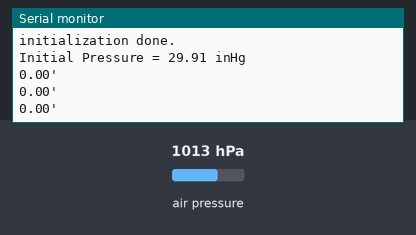
Simulated run of this sketch. Board: Arduino Uno, built with avr-gcc and run on an emulated ATmega328P. Parts: the last lines printed to the serial monitor. Inputs (shaded band) come from the test bench; at power-on: air pressure 1013 hPa. Storage starts empty.

Above: at 1.2 s.
1.3 s: air pressure set to 952 hPa
At 2.0 s:
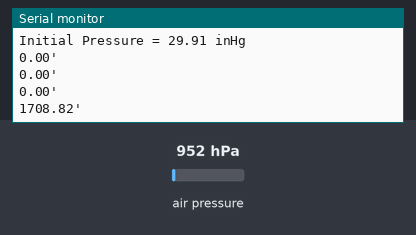
2.8 s: air pressure set to 975 hPa
At 3.5 s:
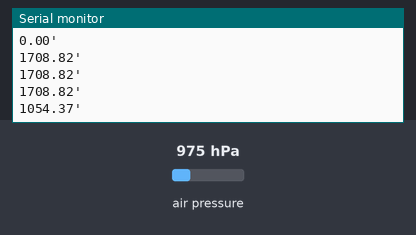
Timing chart, 0 to 5.8 s (numbered marks = the images above; inputs shaded):
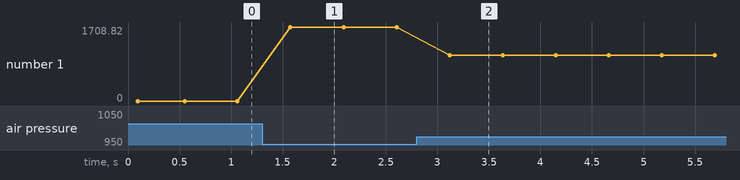

The sketch:

bmp280_sensortest.ino
```cpp
/* This code is to use with Adafruit BMP280           (Metric)
 * It measures both temperature and pressure and it displays them on the Serial monitor with the altitude
 * It's a modified version of the Adafruit example code
 * Refer to www.surtrtech.com or SurtrTech Youtube channel
 */

#include <Adafruit_BMP280.h>
#include <SFE_BMP180.h>
#include <Adafruit_BMP280.h>
#include <SPI.h>
#include <SD.h>
File myFile;

Adafruit_BMP280 bmp; // I2C Interface
float initPressure = 0.00;


void setup() {
  Serial.begin(9600);
  Serial.println(F("BMP280 test"));

  if (!bmp.begin()) {
    Serial.println(F("Could not find a valid BMP280 sensor, check wiring!"));
    while (1);
  }

  /* Default settings from datasheet. */
  bmp.setSampling(Adafruit_BMP280::MODE_NORMAL,     /* Operating Mode. */
                  Adafruit_BMP280::SAMPLING_X2,     /* Temp. oversampling */
                  Adafruit_BMP280::SAMPLING_X16,    /* Pressure oversampling */
                  Adafruit_BMP280::FILTER_X16,      /* Filtering. */
                  Adafruit_BMP280::STANDBY_MS_500); /* Standby time. */

Serial.println("Initializing SD card...");
  if (!SD.begin(10)) {
    Serial.println("initialization failed!");

  }
  Serial.println("initialization done.");

initPressure = (bmp.readPressure()/100.00);
Serial.print(F("Initial Pressure = "));
Serial.print((initPressure*100)*0.0002953);
Serial.println(" inHg");
}


void loop() {

    myFile = SD.open("test.csv", FILE_WRITE);

  /*
    Serial.print(F("Temperature = "));
    Serial.print(bmp.readTemperature());
    Serial.println(" *C");

    Serial.print(F("Pressure = "));
    Serial.print(bmp.readPressure()/100); //displaying the Pressure in hPa, you can change the unit
    Serial.println(" hPa");
*/
    //Serial.println(F("Approx altitude"));
    Serial.print(3.28084*((bmp.readAltitude(initPressure))));
    Serial.println("'");

    myFile.print(3.28084*((bmp.readAltitude(initPressure))));
    myFile.print(",");

    delay(500);

    myFile.close();

}
```

Measured:
- after the input at 1.3 s, the serial monitor: prints a new line after 0.28 s (image 1)
- after the input at 2.8 s, the serial monitor: prints a new line after 0.32 s (image 2)
- plotted number 1: 0 → 1708.82 after the input at 1.3 s, 1708.82 → 1054.37 after the input at 2.8 s
